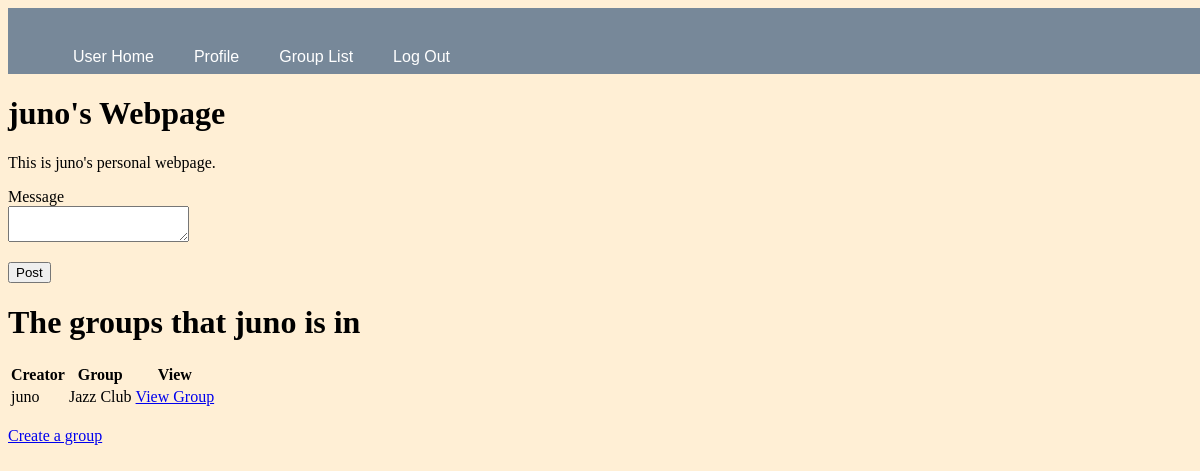
Page /user/juno (signed in) on the committed database.
### app.py (models this page shows, shortened)
class User(UserMixin, db.Model):
    __tablename__ = "user"
    id = db.Column(db.Integer, primary_key = True)
    username = db.Column(db.String(15), nullable= False, unique=True)
    email = db.Column(db.String(50), nullable= False, unique=True)
    password_hash = db.Column(db.String(80), nullable= False)
    joined_date = db.Column(db.DateTime, default= datetime.datetime.utcnow)
    location = db.Column(db.String(50), nullable= False)
    bio= db.Column(db.String(500), nullable=True)
    posts = db.relationship('Post', backref='author', lazy='dynamic')
    groups= db.relationship('Group', backref='creator', lazy='dynamic')
    events= db.relationship('Event',backref= 'host', lazy= 'dynamic')
    attending= db.relationship('Attendees',backref='participant', lazy='dynamic')

class Group(db.Model):
    __tablename__ = "group"
    id= db.Column(db.Integer, primary_key=True)
    groupName= db.Column(db.String(150), unique=True)
    timestamp = db.Column(db.DateTime, index=True, default=datetime.datetime.utcnow())
    user_id = db.Column(db.Integer, db.ForeignKey('user.id'))
    events= db.relationship('Event',backref= 'group', lazy= 'dynamic')

### app.py (the view)
@app.route("/user/")
@app.route("/user/<username>", methods=['GET', 'POST'] )
@login_required
def user_home(username):
    form = PostForm()
    if form.validate_on_submit():
        post = Post(message=form.message.data, user_id= User.query.filter_by(username=username).first())
        print(post)
        db.session.add(post)
        db.session.commit()
    groups= current_user.groups
    allGroups= Group.query.all()
    return render_template("user_home.html", form=form, username=current_user.username, groups= groups, allGroups= allGroups) #, posts=posts

### app.py
class PostForm(FlaskForm):
    message = TextAreaField('Message', validators=[DataRequired()])
    submit = SubmitField('Post')

### app.py (called while the page is built)
@login_manager.user_loader
def load_user(user_id):
    return User.query.get(int(user_id))

### templates/user_home.html (shortened to what this page needs)
{% extends "layout.html" %}
{% block nav %}
    <nav id="nav">
        <ul>
            <li><a href="{{ url_for('user_home', username= current_user.username) }}">User Home</a></li>
            <li><a href="{{ url_for('profile', username= current_user.username) }}">Profile</a></li>
            <li><a href="{{ url_for('groups', username= current_user.username) }}">Group List</a></li>
            <li><a href="{{ url_for('logout') }}">Log Out</a></li>
        </ul>
    </nav>
{% endblock %}
{% block content %}
        {%  if current_user.is_authenticated %}
            <h1>{{current_user.username}}'s Webpage</h1>
            This is {{current_user.username}}'s personal webpage.<br>
            <form action="" method="post" novalidate>
            <p>
                {{ form.message.label }}<br>
                {{ form.message(size=150)}}
            </p>
            <p>
                {{ form.submit() }}
            </p>
            </form>
            <h1>The groups that {{current_user.username}} is in</h1>
            {% for group in groups %}
                {% include '_group.html' %}
            {% endfor %}
            <br>
            <a href="{{ url_for('createGroup', username= current_user.username) }}">Create a group</a>
        {% else %}
            <p class="message">Provide the name after /user/ in the URL</p>
        {% endif %}
{% endblock %}

### templates/_group.html
<table>
    <thead>
        <tr>
            <th>Creator</th>
            <th>Group</th>
            <th>View</th>
        </tr>
    </thead>
    <tbody>
        <tr>
            <td>{{ group.creator.username }}</td>
            <td>{{ group.groupName }}</td>
            <td><a href="{{ url_for('viewGroup', username= group.creator.username, groupName= group.groupName) }}">View Group</a></td>
        </tr>
    </tbody>
</table>

### static/site.css (style rules this page uses)
body { background: papayawhip; background-image: url('https://source.unsplash.com/1600x900/?landscape'); }
#nav { background-color: lightslategray; font-size: 1em; font-family: 'Trebuchet MS', 'Lucida Sans Unicode', 'Lucida Grande', 'Lucida Sans', Arial, sans-serif; color: white; padding: 8px 5px 8px 5px; }
#nav a { text-decoration: none; color: inherit; }
.menu nav { width: 100%; height: 50px; background-color: wheat; }
.menu ul li { list-style: none; display: inline-block; float: left; line-height: 50px; }
.menu ul li a { display: block; text-decoration: none; font-size: 16px; font-family: Arial, Helvetica, sans-serif; color: darkolivegreen; padding: 0 20px; }

### rows in the picture
User: username "juno"
Group: creator.username "juno", groupName "Jazz Club"
